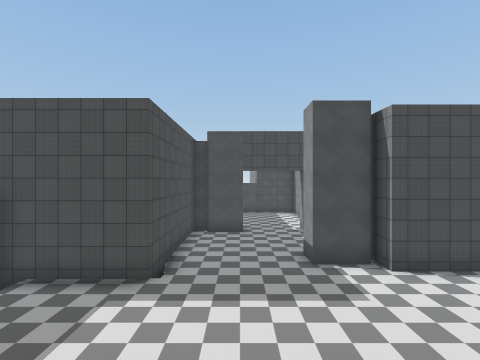
[1] (above)

21 first-person views from a walk through a Unity game level. The camera is 1.4 m above the floor, looks level and sees 85° across. The floor is counted in squares, 2 m on a side. Each view is taken from the middle of a square. On the plan, view 1 faces up. The plan holds only what a view shows up to about 9 squares ahead; the rest is blank. The place goes on beyond the plan. Some animated figures are left out. Some surface patterns are stand-ins.

[2]
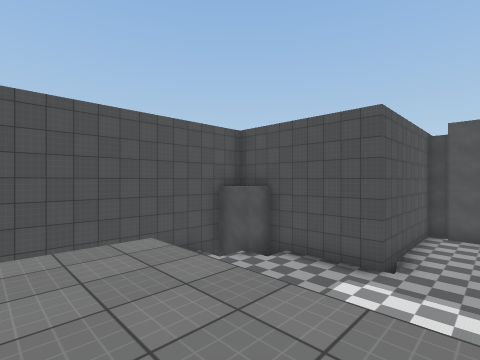

[3]
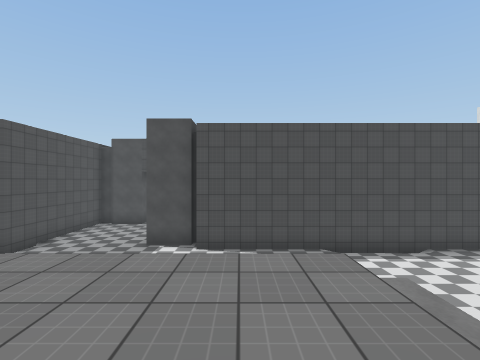

[4]
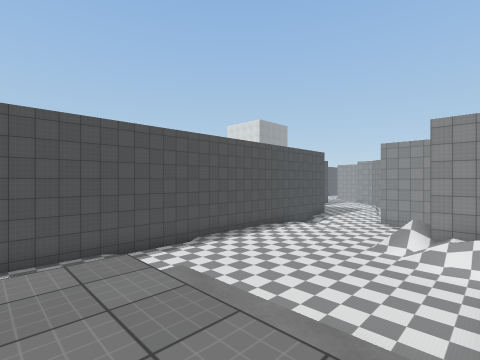

[5]
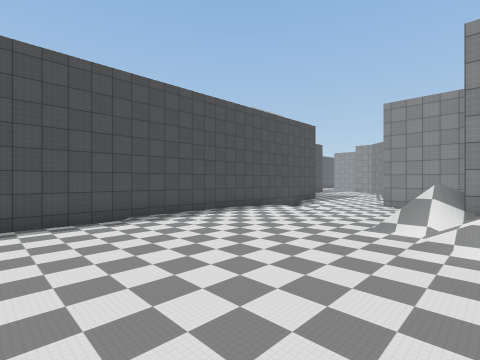

[6]
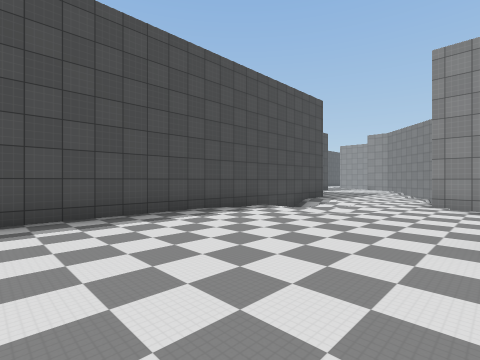

[7]
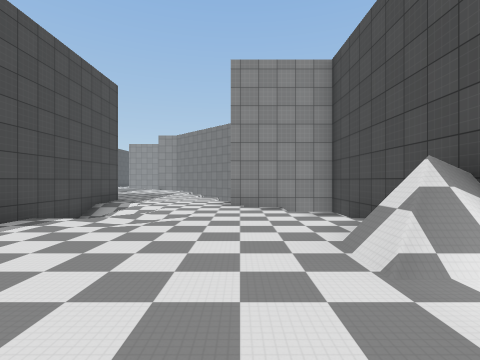

[8]
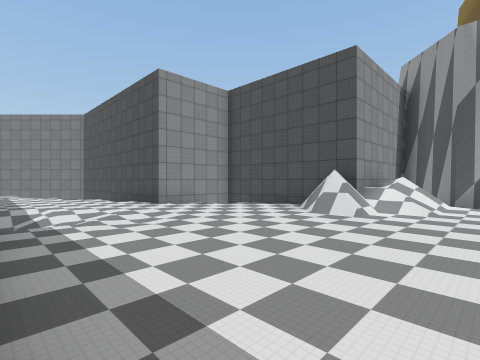

[9]
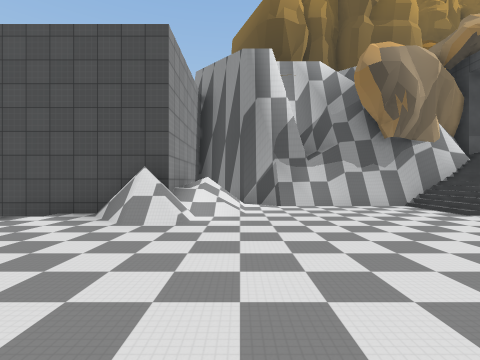

[10]
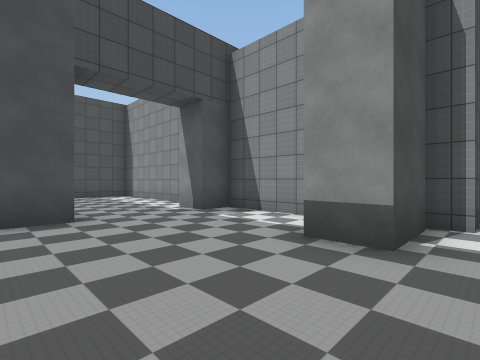

[11]
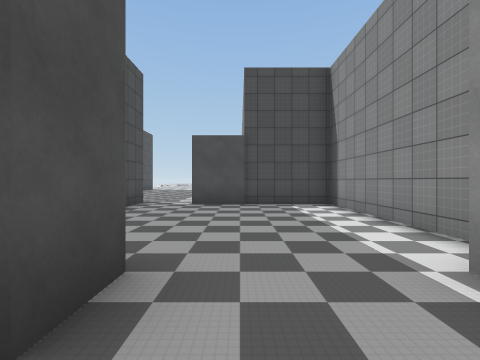

[12]
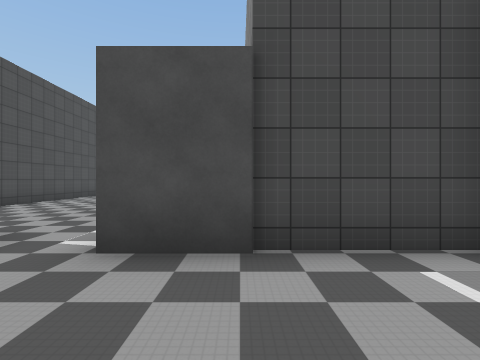

[13]
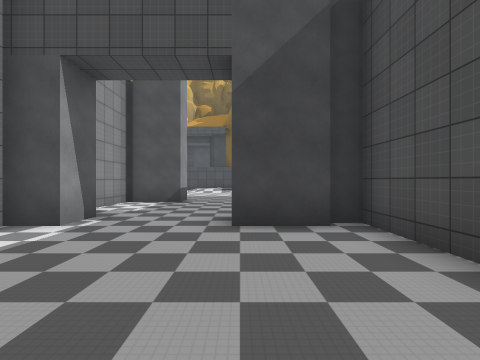

[14]
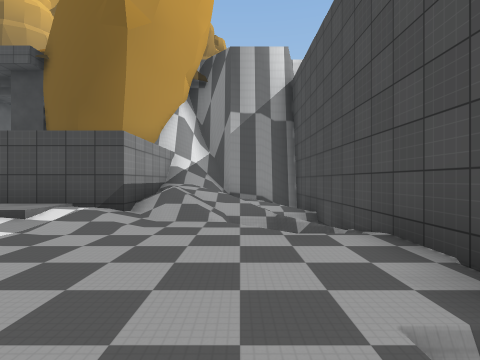

[15]
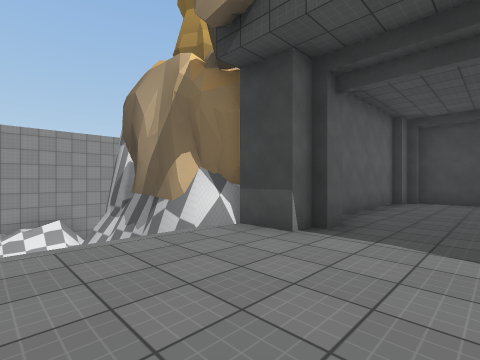

[16]
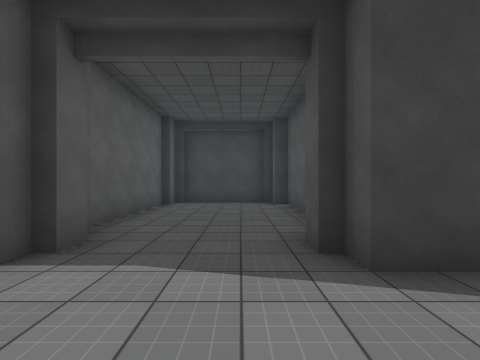

[17]
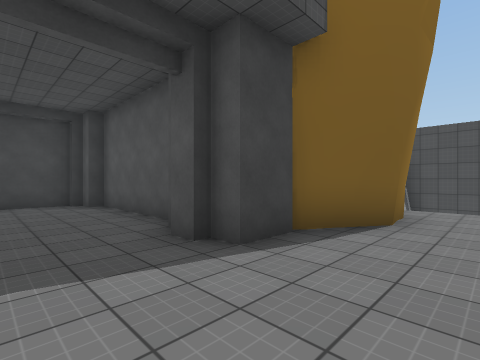

[18]
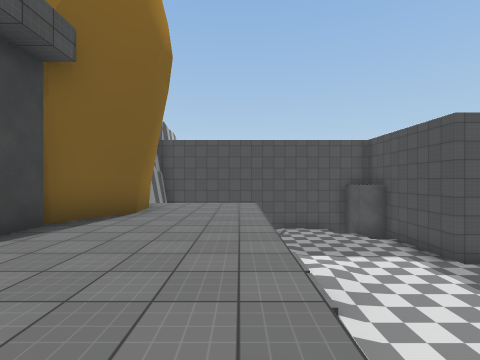

[19]
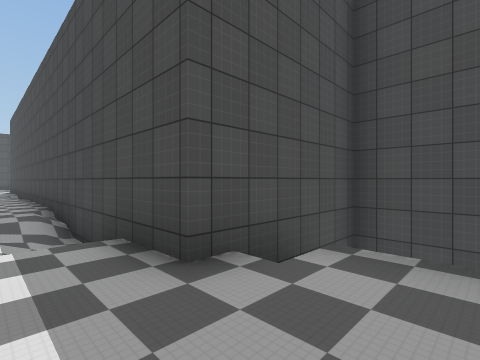

[20]
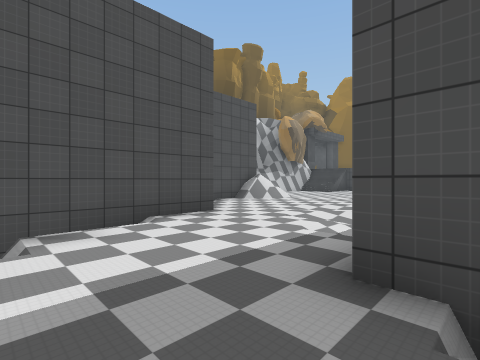

[21]
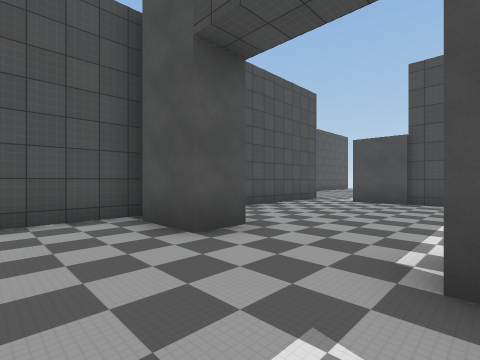

### Floor plan
Key: @ floor where view 1 was taken; # wall or solid block; . main floor; : floor 0.25 m higher than the main floor; + floor 0.5 m higher than the main floor; * floor 3 m higher than the main floor; / step, stairs or slope; = window, fence, low wall or low ledge; v drop or lower ground.
Columns run from 7 left of view 1 to 23 right of it. Each row starts with its distance up from view 1.
 24  #..
 23  #...
 22  #...
 21   ....
 20    ...
 19     ...
 18      #.#####
 17      #.....#
 16      #.....#
 15      #.....#
 14      #.....#
 13      #.....#
 12      ###..##
 11      ###..##
 10      #.....#                ###
  9      #.....#                #
  8      #...###                #vv
  7      #...####################..
  6  #####.........////....////....
  5 ##/..........  .........///....
  4 #v..........   .........//.....
  3 #..........    ...............v
  2 #....://..     ...........#####
  1 #vv///++/      ......//...#
  0 #v///**@*****/ /....//#..v#
 -1 #////********///....//#####
 -2 #///v********//#####=##
 -3 ##########**##### #####
 -4         ##**##
 -5         #***#
 -6         #***#
 -7         #***#
 -8         #***#
 -9         #####

Positions as (right, up) in squares from view 1, and headings:
1: (0, 0), facing up
2: (0, -1), facing up-left
3: (5, -2), facing up
4: (5, -2), facing up-right
5: (8, -1), facing up-right
6: (11, 1), facing up-right
7: (12, 2), facing right
8: (12, 6), facing down-right
9: (13, 5), facing down
10: (-1, 6), facing up-right
11: (1, 10), facing up
12: (1, 15), facing up
13: (0, 16), facing down
14: (-5, 5), facing down
15: (3, 0), facing down-right
16: (3, -1), facing down
17: (4, -1), facing down-left
18: (5, 0), facing left
19: (23, 5), facing up-left
20: (23, 7), facing down-left
21: (3, 9), facing up-left
